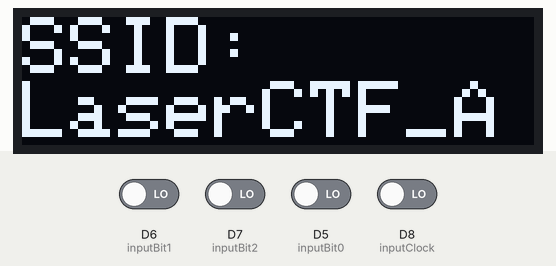
Simulated run of this sketch. Board: ESP8266 (NodeMCU). Shown: 128×32 one-colour display. The test bench sets the inputs (shaded band); at power-on: D5 (inputBit0), D6 (inputBit1), D7 (inputBit2), D8 (inputClock) LOW. What the sketch prints to the serial monitor is not drawn.

Above: at 2.1 s.
At 8.6 s:
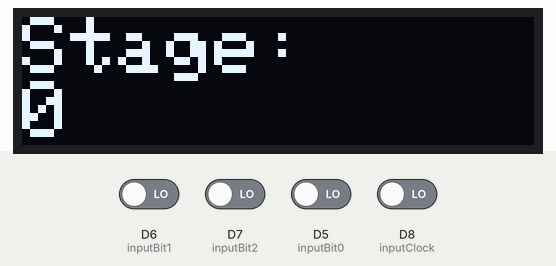
8.7 s: D8 (inputClock) driven HIGH
10.3 s: D5 (inputBit0) driven HIGH
At 11.9 s:
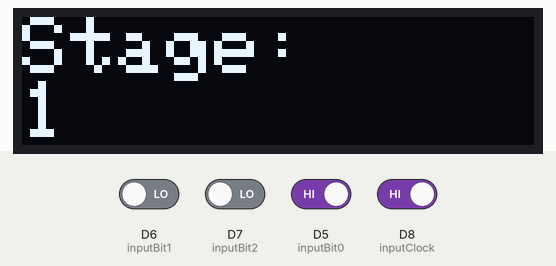
12.8 s: D5 (inputBit0) driven LOW
At 14.6 s:
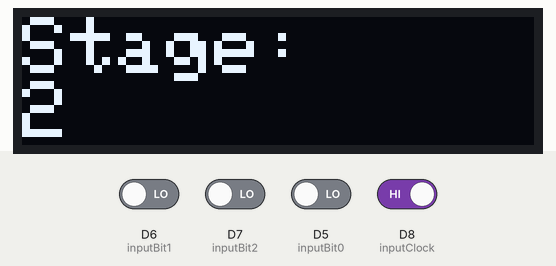
14.9 s: D6 (inputBit1) driven HIGH
At 16.5 s:
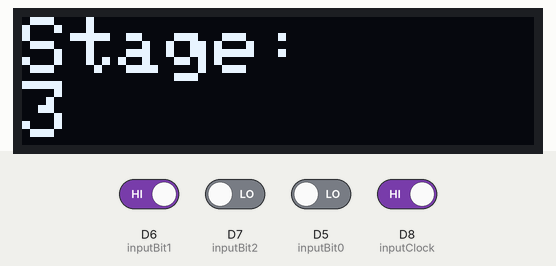
Timing chart, 0 to 18.0 s (numbered marks = the images above; inputs shaded):
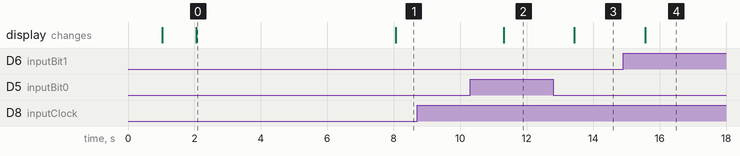

The sketch:

LaserCTFgame.ino
```cpp
//***CTF Laser Target               ***
//***Used in November 201           ***
//***2 teams can play on 2 devices  ***
//***While flashing uncomment blocks***
//***that deal with wifi for A or B ***
//***Version 1.0 - By Bob           ***

//**START Declerations and includes***********
//*** HARDWARE
//Pin D1 = SDC of OLED.096 display
//Pin D2 = SDA of OLED.096 display
//Pin D8 Clock laser detector - used for inputting values
//Pin D5 Bit0 Least Significant Byte
//Pin D6 Bit1
//Pin D7 Bit2 Most Significant Byte
//Avoid D0 and D4 due to NodeMCU onboard leds
//Avoid D3 because it will mess up the bootsequence of the NodeMCU

//*** CTF FLAG ****
const char *FLAG = "TECH4952"; //Not more than 10 positions - shared by team A and B

//For ESP8266 WiFi
#include <ESP8266WiFi.h>
#include <WiFiClient.h>
const char *ssid =     "LaserCTF_A";    //team A box
const char *password = "Ethanhunt";     //team A box
//const char *ssid =     "LaserCTF_B";  //team B box change while flashing the other set
//const char *password = "Benjidunn";   //team B box change while flashing the other set

//For webserver
#include <ESP8266WebServer.h>
ESP8266WebServer server(80);

//For AP IP stack
IPAddress local_IP(192,168,42,42);
IPAddress gateway(192,168,42,42);
IPAddress subnet(255,255,255,0);

//For Display the Adafruit driver files were used. Thank you for all that magnificent documentation and energy.
#include <SPI.h>
#include <Wire.h>
#include <Adafruit_GFX.h>
#include <Adafruit_SSD1306.h>
#define OLED_RESET LED_BUILTIN
Adafruit_SSD1306 display(OLED_RESET);
#if (SSD1306_LCDHEIGHT != 64)
#error("Height incorrect, please fix Adafruit_SSD1306.h!");
#endif

//For Laser Target program
//int Sequence [] = { 0,1,2,3,4,5,6,7 } ;       // Change if you like
//int Sequence [] = { 0,2,4 } ;                 // Debug because you need a short sequence with easy numbers
int Sequence [] = { 1,0,2,4,7,5,3,7,4,2,7,1 } ; // Team A and B share the same problem
const int Sequence_SIZE = sizeof(Sequence) / sizeof(int);
int Stage = 0;
int Laserbits = 0;
int Laserbits_again = 0;
int randNumber =1;
int inputClock = D8;  // Clock laser detector
int inputBit0  = D5;  // set pin D5 as input
int inputBit1  = D6;  // set pin D6 as input
int inputBit2  = D7;  // set pin D7 as input
int LED        = D0;  // prepare to use onboard LED
int klok  = 0;        // variable to store the read value
int bit0  = 0;        // variable to store the read value
int bit1  = 0;        // variable to store the read value
int bit2  = 0;        // variable to store the read value
long measuretick = 0    ;              // the last time the range was checked
long refresh_measuretick = 1000 ;      // at least 1000 ms before next measurement call
boolean newtick = false         ;      // variable to indicate a tick
boolean armed = true            ;      // variable to indicate if the challenge is still on

//**END Declerations and includes***********


//****************RUN once***********
void setup() {
  delay(1000);
  Serial.begin(115200); // let this run also in production mode Never know where you will need this
  Serial.println();
  //Start AP in ESP8266
  Serial.print("Setting soft-AP configuration ... ");
  Serial.println(WiFi.softAPConfig(local_IP, gateway, subnet) ? "Ready" : "Failed!");
  Serial.print("Starting soft-AP ... ");
  Serial.println(WiFi.softAP("ESPsoftAP_01") ? "Ready" : "Failed!");
  WiFi.softAP(ssid, password);
  IPAddress myIP = WiFi.softAPIP();
  Serial.print("AP IP address: ");
  Serial.println(myIP);

  //Start WebServer in ESP8266
  server.on("/", handleRoot);
  server.on("/flag", [](){
    server.send(200, "text/plain", "really.. no.. just no - nice try but now get on with the challenge");
  });
  server.onNotFound(handleNotFound);
  server.begin();
  Serial.println("HTTP server started");

  //Start Display attached to ESP8266
  // by default, we'll generate the high voltage from the 3.3v line internally! (neat!)
  display.begin(SSD1306_SWITCHCAPVCC, 0x3C);  // initialize with the I2C addr 0x3C (for the 128x32)
  delay(1000);
  oled_AP();
  delay(5000);
  //Define pins
  pinMode (inputClock, INPUT);
  pinMode (inputBit0, INPUT);
  pinMode (inputBit1, INPUT);
  pinMode (inputBit2, INPUT);
  //Reset measuretick
  measuretick = millis();
}
//****************END of RUN once***********


//**START***MAIN LOOP*****************************************************************************
void loop() {
  server.handleClient();
//  klok = digitalRead(inputClock);  // read the Clock bit to see if someone entered data
  if (digitalRead(inputClock) == HIGH) {
     Serial.print("Data input from laserbits: ");
     Laserbits = readdetector();
     Serial.println(Laserbits);
     delay(150); // re-read again to check if the value is really ment to be
     Laserbits_again = readdetector();
     if (Laserbits == Laserbits_again) {
         Serial.println("equalbits");
         if (Laserbits == Sequence[Stage]) {
           Stage= Stage + 1;
           } ;
         if ( Stage == Sequence_SIZE)        {
          flagscreen()    ;
          Stage=0         ;
          };
     }    ;
  }

  if ((millis() - measuretick) > refresh_measuretick) {
     newtick = true ;
     measuretick = millis();  //update last measurement time
  }

  if ( (newtick == true) && (armed == true) ) {
     // this block is handy for debug only as you can read stuff in the serial port debug stream
     // no need to take it out in real life CTF
     Serial.print("Tick ... Stage = ");
     Serial.print(Stage);
     Laserbits = readdetector();
     Serial.print(" and Laserbits = ");
     Serial.print(Laserbits);
     Serial.print(" and Sequence_SIZE = ");
     Serial.println(Sequence_SIZE);
     Serial.print(" NEXT number = ");
     Serial.println(Sequence[Stage]);
     detailscreen();
     newtick = false ; //reset the boolean
    }
}
//**END***MAIN LOOP******************************************************************************

//Read Laser target
//******************************************************
int readdetector() {
  int number = 0 ;
  bit0  = digitalRead(inputBit0);   // read the bit0
  bit1  = digitalRead(inputBit1);   // read the bit1
  bit2  = digitalRead(inputBit2);   // read the bit2
  number = ( (bit0*1) + (bit1*2) + (bit2*4) );
  return number;
}


//*********Webserver Stuff*********
void handleRoot() {
  String message = "Welcome at the root of the challenge\nThe goal is to count binary numbers with laser pointers\n\n";
  message += "The config of the laser targets in front of you is like this:\nCLOCK       Bit2        Bit1      Bit0\n\n\n";
  message += "You need to count in this order:\n";
  for (uint8_t i=0; i<Sequence_SIZE; i++){
    message += " " + String(Sequence[i]);
  }
  message += "\n\n1) Determine the binary numbers first\n2) Light up the Bit2-Bit0 targets with your laser pens for a 1 value\n3) Light CLOCK Target to input your number\n4) Work towards the end of the sequence\n\nGood luck!\n";
  message += "\n****Refresh page for updates****\nNext number :" + String(Sequence[Stage]);
  message += "\nNumbers to go :" + String(Sequence_SIZE-Stage)+ "\n\n";
  server.send(200, "text/plain", message);
}

void handleNotFound(){
  String message = "404 File Not Found.. stop messing around and complete the challenge.. otherwise you waste time on the /flag directory also..\n\n";
  message += "URI: ";
  message += server.uri();
  message += "\nMethod: ";
  message += (server.method() == HTTP_GET)?"GET":"POST";
  message += "\nArguments: ";
  message += server.args();
  message += "\n";
  for (uint8_t i=0; i<server.args(); i++){
    message += " " + server.argName(i) + ": " + server.arg(i) + "\n";
  }
  server.send(404, "text/plain", message);
}

//*********Display Stuff*********
void oled_AP(){
  display.clearDisplay();
  display.setTextSize(2);
  display.setTextColor(WHITE);
  display.setCursor(0,0);
  display.println("SSID:");
  display.println(ssid);
  display.println("Password:");
  display.println(password);
  display.display();
  }

void detailscreen() {
  display.clearDisplay();
  display.setTextSize(2);
  display.setTextColor(WHITE);
  display.setCursor(0,0);
  display.println("Stage:");
  display.println(Stage);
  display.println("Laserbits:");
  display.println(Laserbits);
  display.display();
}

void flagscreen() {
  display.clearDisplay();
  display.setTextSize(2);
  display.setTextColor(WHITE);
  display.setCursor(0,0);
  display.println("**!FLAG!**");
  display.println("----------");
  display.println(FLAG);
  display.println("----------");
  display.display();
  armed = false;
}
```

Measured:
- after the input at 8.7 s, every drawn part: stays the same
- after the input at 10.3 s, the display: changes after 1.0 s (image 2)
- after the input at 12.8 s, the display: changes after 0.64 s (image 3)
- after the input at 14.9 s, the display: changes after 0.68 s (image 4)
- what the display in image 0 shows lasts 6.1 s, from 2.0 s to 8.1 s
